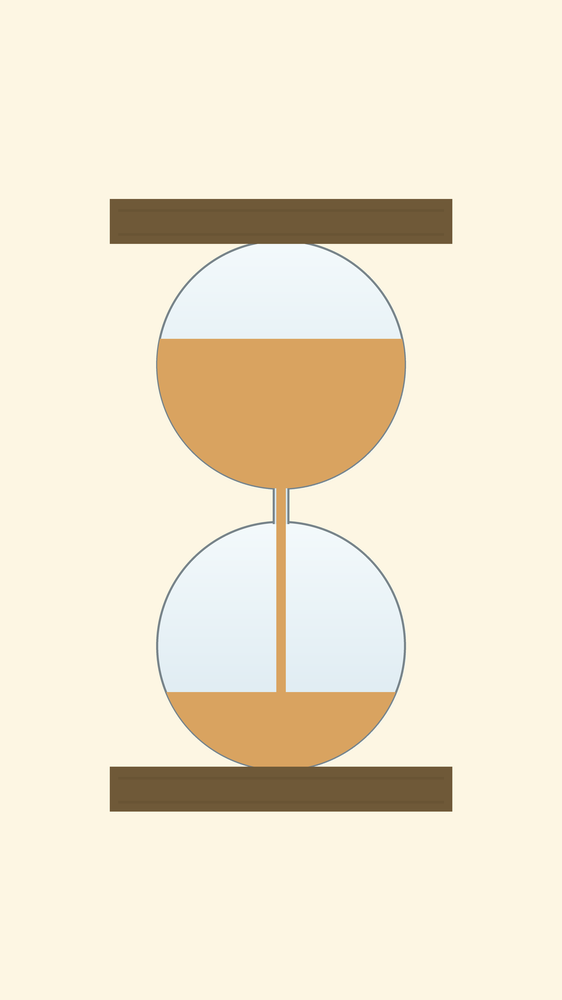
#> input picture presplash.png, 562 x 1000 px, shrunk from 1080 x 1920 before the run
$ python _probe_oldruler_control.py ../presplash.png
#> lines starting #> are read from the running program, lines starting #| are printed output that depends on the picture; after the words box and inside, x2 and y2 are one past the last pixel; in counts of white or black regions, pixels touching at a corner belong together
# -*- coding: utf-8 -*-
"""旧 α 尺的**判别性负对照**：把柱身整体调亮、不动任何 alpha —— 旧尺读数必须纹丝不动，
动了就说明它分不开"亮色不透明"与"真半透明"（= 是废尺，不许拿它下结论）。

背景（AP 两名专家各自复现）: 旧尺把像素投影到 (背景→纯沙色) 连线上, 而 `sand_light` 的
投影恰 ≈ 0.854, 正好等于它当时当作 p10 目标的 0.855 => 调亮就会"达标"。

做法: 只改图, 不改渲染 —— 取 2.26 的柱子那一段, 逐像素 +10 灰阶, 其余原样; 两张图各跑一次旧判据。

用法: python tools/_probe_oldruler_control.py <图> [标签]
"""
import subprocess
import sys
from pathlib import Path

import numpy as np
from PIL import Image

ROOT = Path(__file__).resolve().parents[1]


def col_mask(im, cx):
    px = im.load()
    W, H = im.size

    def is_sand(c):
        return c[0] - c[2] > 40 and c[2] < 215

    m = np.zeros((H, W), bool)
    for y in range(H):
        xs = [x for x in range(W) if is_sand(px[x, y])]
        if xs and 4 < xs[-1] - xs[0] + 1 < W * 0.18:
            m[y, xs[0]:xs[-1] + 1] = True
    return m


def run_probe(path, tag):
    out = subprocess.run([sys.executable, str(ROOT / "tools" / "_probe_column_alpha.py"),
                          str(path), tag],
                         capture_output=True, text=True, encoding="utf-8", errors="replace")
    got = False
    for ln in (out.stdout or "").splitlines():
        if "柱内 alpha" in ln or "正对照最大偏差" in ln:
            print("   " + ln.strip()); got = True
    if not got:
        print("   !! 子进程没给出可识别输出; stderr 尾部:")
        for ln in (out.stderr or "").splitlines()[-4:]:
            print("      " + ln)


def main():
    src = Path(sys.argv[1])
    im = Image.open(src).convert("RGB")
#> im is the input picture: PIL image 562x1000 RGB; mean R, G, B 240, 229.9, 208.5
    W, H = im.size
#> W = 562; H = 1000
    cx = W // 2
#> cx = 281
    a = np.asarray(im, dtype=np.int16)
    m = col_mask(im, cx)
#> after the loop in col_mask, `for y in range(H):`:
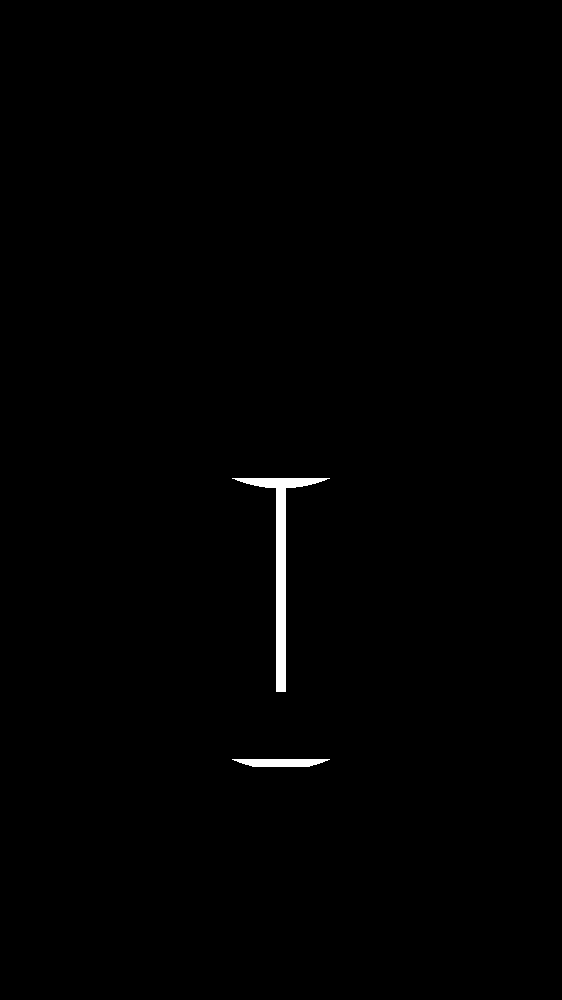
#> m: shape (1000, 562) bool; 0.6% white; 2 white regions, box (x1, y1, x2, y2) and area: (232, 478, 330, 692) 2737, (232, 759, 330, 767) 636
    print("  %s  %dx%d  柱带内像素 %d" % (src.name, W, H, int(m.sum())))
#|   presplash.png  562x1000  柱带内像素 3373

    bright = a.copy()
    bright[m] = np.clip(bright[m] + 10, 0, 255)      # **只调亮, alpha 一个像素没动**
#> bright: shape (1000, 562, 3) int16; mean R, G, B 240, 230, 208.6
    bp = ROOT / "benchmark_logs" / "_vid" / "colruler_bright.png"
    bp.parent.mkdir(parents=True, exist_ok=True)
    Image.fromarray(bright.astype("uint8")).save(bp)

    print("\n  == 原图 ==")
    run_probe(src, "orig")
    print("\n  == 柱身 +10 灰阶(alpha 未动) ==")
    run_probe(bp, "bright")
    print("""
  判据: 两组的 alpha 读数**必须相同**。
        不同 => 这个量具把"调亮"读成了"变透", 是**非判别性**的 —— 不许拿它下任何结论。""")


if __name__ == "__main__":
    main()
